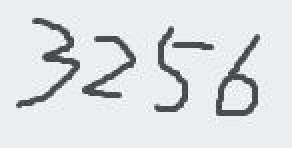
#> input picture CodeDemo/1.jpg, 146 x 74 px, found by its file name (shown 2 times larger)
$ python '识别验证码.py'
#> lines starting #> are read from the running program, lines starting #| are printed output that depends on the picture; after the words box and inside, x2 and y2 are one past the last pixel; in counts of white or black regions, pixels touching at a corner belong together
#coding=utf-8
import os
import pytesseract
from PIL import Image
from collections import defaultdict


# 获取图片中像素点数量最多的像素
def get_threshold(image):
    pixel_dict = defaultdict(int)

    # 像素及该像素出现次数的字典
    rows, cols = image.size
    for i in range(rows):
        for j in range(cols):
            pixel = image.getpixel((i, j))
            pixel_dict[pixel] += 1

    count_max = max(pixel_dict.values()) # 获取像素出现出多的次数
    pixel_dict_reverse = {v:k for k,v in pixel_dict.items()}
    threshold = pixel_dict_reverse[count_max] # 获取出现次数最多的像素点

    return threshold


# 按照阈值进行二值化处理
# threshold: 像素阈值
def get_bin_table(threshold):
    # 获取灰度转二值的映射table
    table = []
    for i in range(256):
        rate = 0.1 # 在threshold的适当范围内进行处理
        if threshold*(1-rate)<= i <= threshold*(1+rate):
            table.append(1)
        else:
            table.append(0)
    return table


# 去掉二值化处理后的图片中的噪声点
def cut_noise(image):

    rows, cols = image.size # 图片的宽度和高度
    change_pos = [] # 记录噪声点位置

    # 遍历图片中的每个点，除掉边缘
    for i in range(1, rows-1):
        for j in range(1, cols-1):
            # pixel_set用来记录该店附近的黑色像素的数量
            pixel_set = []
            # 取该点的邻域为以该点为中心的九宫格
            for m in range(i-1, i+2):
                for n in range(j-1, j+2):
                    if image.getpixel((m, n)) != 1: # 1为白色,0位黑色
                        pixel_set.append(image.getpixel((m, n)))

            # 如果该位置的九宫内的黑色数量小于等于4，则判断为噪声
            if len(pixel_set) <= 4:
                change_pos.append((i,j))

    # 对相应位置进行像素修改，将噪声处的像素置为1（白色）
    for pos in change_pos:
        image.putpixel(pos, 1)

    return image # 返回修改后的图片


def OCR_lmj(img_path):

#> called with img_path = 'E://1.jpg'
    image = Image.open(img_path) # 打开图片文件
#> image is the input picture: PIL image 146x74 RGB; mean R, G, B 220.8, 221.8, 223.8
    imgry = image.convert('L')  # 转化为灰度图

    # 获取图片中的出现次数最多的像素，即为该图片的背景
    max_pixel = get_threshold(imgry)
#> after the loop in get_threshold, `for i in range(rows):`: pixel_dict = 189 items
#> in get_threshold, `count_max = max(pixel_dict.values())`: count_max = 6853
#> in get_threshold, `pixel_dict_reverse = {v:k for k,v in pixel_dict.items()}`: pixel_dict_reverse = 56 items
#> in get_threshold, `threshold = pixel_dict_reverse[count_max]`: threshold = 237
#> max_pixel = 237

    # 将图片进行二值化处理
    table = get_bin_table(threshold=max_pixel)
#> after the loop in get_bin_table, `for i in range(256):`: table = 256 values from 0 to 1
#> table = 256 values from 0 to 1
    out = imgry.point(table, '1')
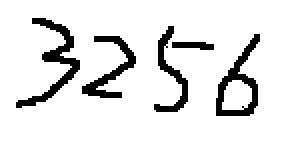
#> out: PIL image 146x74 1 (shown 2 times larger); 89.2% white; 5 black regions, box (x1, y1, x2, y2) and area: (8, 9, 40, 54) 339, (108, 17, 130, 58) 296, (41, 18, 68, 49) 252, (77, 13, 94, 56) 214, (86, 21, 107, 25) 66

    # 去掉图片中的噪声（孤立点）
    out = cut_noise(out)
#> after the loop in cut_noise, `for i in range(1, rows-1):`: change_pos = 9215 pairs, first value 1 to 144, second value 1 to 72
#> the loop in cut_noise, `for pos in change_pos:` made 9215 passes
#> pos on passes 1 to 3: (1, 1), (1, 2), (1, 3)
#> after the loop in cut_noise, `for pos in change_pos:`:
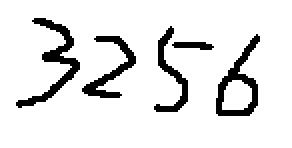
#> image: PIL image 146x74 1 (shown 2 times larger); 89.5% white; 5 black regions, box (x1, y1, x2, y2) and area: (8, 9, 40, 54) 330, (108, 17, 130, 58) 290, (41, 18, 68, 49) 243, (77, 13, 94, 56) 206, (86, 21, 107, 25) 62

    #保存图片
    out.save('E://2.jpg')

    # 仅识别图片中的数字
    text = pytesseract.image_to_string(out,config='digits')
    # 识别图片中的数字和字母
    # text = pytesseract.image_to_string(out)


if __name__ == '__main__':
    img_path = 'E://1.jpg'
    OCR_lmj(img_path)
#> (the call stopped at in OCR_lmj, `text = pytesseract.image_to_string(out,config='digits')`: pytesseract is not available in this run)

$ run again, with CodeDemo/b.png saved as CodeDemo/1.jpg
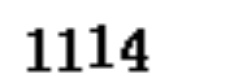
#> input picture CodeDemo/b.png, 234 x 76 px, found by its file name
#> in OCR_lmj, image is the input picture: PIL image 234x76 RGB; min 0, max 255, mean 227.6
#> after the loop in get_threshold, `for i in range(rows):`: pixel_dict = 252 items
#> count_max = 13950
#> pixel_dict_reverse = 44 items
#> threshold = 255
#> after the loop in get_bin_table, `for i in range(256):`: table = 256 values from 0 to 1
#> in OCR_lmj, `out = imgry.point(table, '1')`:
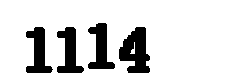
#> out: PIL image 234x76 1; 83.6% white; 4 black regions, box (x1, y1, x2, y2) and area: (119, 27, 150, 73) 936, (57, 27, 84, 73) 660, (26, 27, 53, 73) 658, (88, 23, 115, 69) 657
#> after the loop in cut_noise, `for i in range(1, rows-1):`: change_pos = 14236 pairs, first value 1 to 232, second value 1 to 74
#> the loop in cut_noise, `for pos in change_pos:` made 14236 passes
#> pos on passes 1 to 3: (1, 1), (1, 2), (1, 3)
